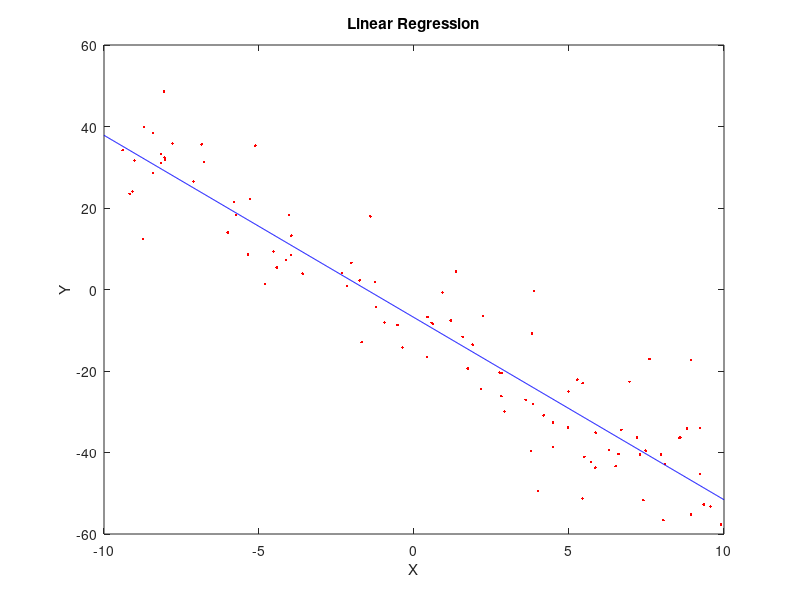
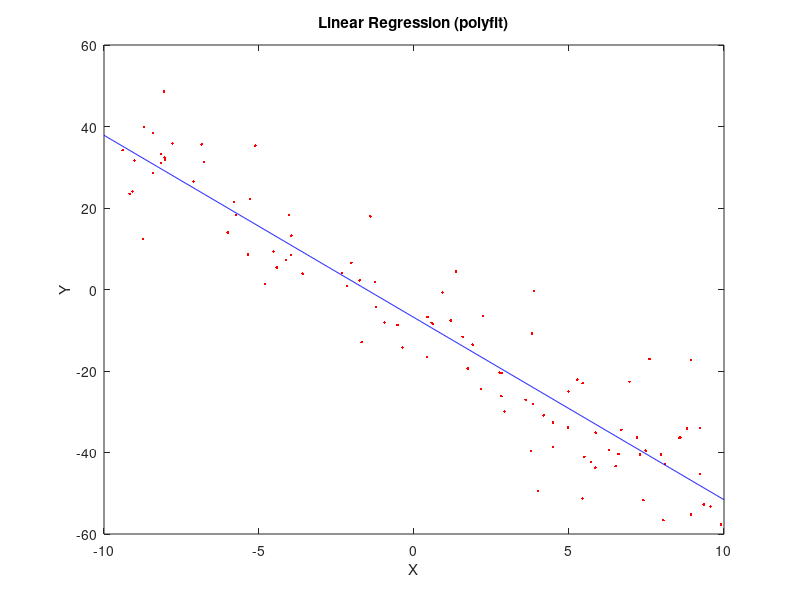
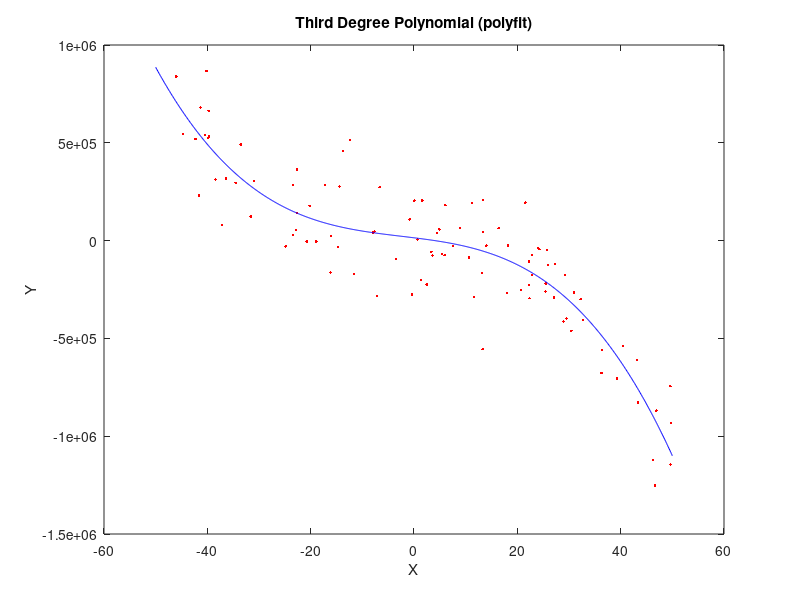

Reproduce these figures in MATLAB, in order. (Note: this script raises an error after producing the figures.)
%simple linear regression

%read in data points from a file
%split them into x and y coordinates
points = importdata('random_points_1.csv',',',1);
points.colheaders
X = points.data(:,1);
Y = points.data(:,2);

%trying to find m and b so that the sum of the squared residuals is
%minimized in y = mx + b

%first lets find the sample averages for the x and y values
%try this without using Matlab sum or mean functions
%in general a bar = 1/n * sum ai for 1 <= i <= n
%writing a general function might make sense then
xb = 1/length(X);
xSum = 0;
for i = 1:length(X);
  xSum = xSum + X(i);
end
xb = xb * xSum;

yb = 1/length(Y);
ySum = 0;
for i = 1:length(Y);
  ySum = ySum + Y(i);
end
yb = yb * ySum;

%but Matlab has both a sum and a mean function!
xb = mean(X);
yb = mean(Y);

%now let's find m
%m = (sum of (xi - xb)(yi - yb) for 1 <= i <= n) / (sum of (xi - xb)^2 for 1 <= i <= n)
nume = 0;
denom = 0;
for i = 1:length(X);
  nume = nume + (X(i) - xb)*(Y(i) - yb);
  denom = denom + (X(i) - xb)^2;
end
m = nume/denom

%b = yb - m(xb)
b = yb - m*xb

%plot the data and the line we found
figure(1)
%plot in the range -10 to 10
plot(X, Y, 'r.', linspace(-10,10,1000), m * linspace(-10,10,1000) + b, 'b-')
title('Linear Regression')
xlabel('X')
ylabel('Y')

%we can also calculate r^2
xyb = mean(X.*Y);
xb2 = mean(X.^2);
yb2 = mean(Y.^2);
r = (xyb - xb*yb)/(sqrt((xb2 - xb^2)*(yb2 - yb^2)));
r^2

%%

%But wait! Matlab has a number of built in curve fitting functions
%We'll take a look at polyfit and fit

%polyfit
%http://www.mathworks.com/help/matlab/ref/polyfit.html?refresh=true
%takes a list of the x coordinates, a list of corresponding y coordinates, 
%and the degree of the polynomial
%returns [p,S,mu] where p is a list of coefficients for the fit in
%descending order of power, S can be given to polyval to get error 
%estimates, and mu is [mean(x), std(x)]

%let's compare this to your implementation
p = polyfit(X, Y, 1)

figure(2)
%polyval can be used to evaluate the fit
%plot in the range -10 to 10
plot(X, Y, 'r.', linspace(-10,10,1000), polyval(p, linspace(-10,10,1000)), 'b-')
title('Linear Regression (polyfit)')
xlabel('X')
ylabel('Y')

%%

%Of course this can be used on more complicated functions
%lets read in points from another file
%these are from a third degree polynomial
points3 = importdata('random_points_3.csv',',',1);
points3.textdata
X3 = points3.data(:,1);
Y3 = points3.data(:,2);

p3 = polyfit(X3, Y3, 3)

figure(3)
%plot in the range -50 to 50
plot(X3, Y3, 'r.', linspace(-50,50,1000), polyval(p3, linspace(-50,50,1000)), 'b-')
title('Third Degree Polynomial (polyfit)')
xlabel('X')
ylabel('Y')

%%

%The last curve fitting function we'll look at is fit
%http://www.mathworks.com/help/curvefit/fit.html
%fit has a number of different argument and output combinations
%here we will use the most basic

%first look at the original data set

%gof contains goodness of fit statistics
[theFit, gof] = fit(X, Y, 'poly1')

figure(4)
plot(theFit, 'b-', X, Y, 'r.')
title('Linear Fit (fit)')
xlabel('X')
ylabel('Y')

%%

%now use fit on the third degree polynomial
%first we need to define a fittype object with the function we want to use
%to do this we can use an 'expression'
func = fittype('a*x.^3+b*x.^2+c*x+d', 'independent', {'x'});

%or an anonymous function (there are several other ways)
%func = ( @(a,b,c,d,x) a*x.^3+b*x.^2+c*x+d, 'independent', {'x'} )

[theFit3, gof3] = fit(X3, Y3, func)

figure(5)
plot(theFit3, 'b-', X3, Y3, 'r.')
title('Third Degree Polynomail (fit)')
xlabel('X')
ylabel('Y')

%%

%one last simple example
%use fit on points from the equation y = a*e^(-ax)
expPoints = importdata('random_points_exp.csv',',',1);
expPoints.textdata
expX = expPoints.data(:,1);
expY = expPoints.data(:,2);

expFunc = fittype('a*exp(-a*x)', 'independent', {'x'})
[expFit, expGof] = fit(expX, expY, expFunc)

figure(6)
plot(expFit, 'b-', expX, expY, 'r.')
title('Exponential (fit)')
xlabel('X')
ylabel('Y')

%%

%now read in points from 'random_points_sin.csv' and plot them
%remember, every line of this file contains a point (no header)
sinePoints = importdata('random_points_sin.csv',',',0);
sineX = sinePoints(:,1);
sineY = sinePoints(:,2);

figure(7)
plot(sineX, sineY, 'r.')

%based on what you see, fit a polynomial to the data

%now try several fits, some with very low degree and some with very high
%degree

p2 = polyfit(sineX, sineY, 2);
p6 = polyfit(sineX, sineY, 6);
p10 = polyfit(sineX, sineY, 10);
p12 = polyfit(sineX, sineY, 12);
p16 = polyfit(sineX, sineY, 16);

figure(8)
%plot in the range -10 to 10
plot(sineX, sineY, 'r.', linspace(-10,10,1000), polyval(p2, linspace(-10,10,1000)),...
    linspace(-10,10,1000), polyval(p6, linspace(-10,10,1000)), ...
    linspace(-10,10,1000), polyval(p10, linspace(-10,10,1000)), ...
    linspace(-10,10,1000), polyval(p12, linspace(-10,10,1000)), ...
    linspace(-10,10,1000), polyval(p16, linspace(-10,10,1000)))
legend('data','2','6','10','12','16')
title('Sine curve fit with different polynomials')
xlabel('X')
ylabel('Y')

%what differences between the fits do you see if you expand the range to be
%-15 to 15?

%%

%Now plot and fit the means of the image data collected yesterday
%include error bars using the function errorbar
%http://www.mathworks.com/help/matlab/ref/errorbar.html


%%

%generate a list of random x coordinates from Uniform(-5,5)
%these must be column vectors for fit
randX = unifrnd(-5,5,100,1);
randY = zeros(100,1);
for i=1:100
    randY(i) = randX(i)^2 + randX(i) + 1 + normrnd(0, 1);
end

%now fit a second order polynomial to the points using polyfit and fit
p2 = polyfit(randX, randY, 2);
[theFit, gof] = fit(randX, randY, 'poly2')

figure(9)
%plot in the range -5 to 5
plot(randX, randY, 'r.', linspace(-5,5,1000), polyval(p2, linspace(-5,5,1000)))
title('Fit to randomly generated points (polyfit)')
xlabel('X')
ylabel('Y')

figure(10)
plot(theFit, 'b-', randX, randY, 'r.')
title('Fit to randomly generated points (fit)')
xlabel('X')
ylabel('Y')

